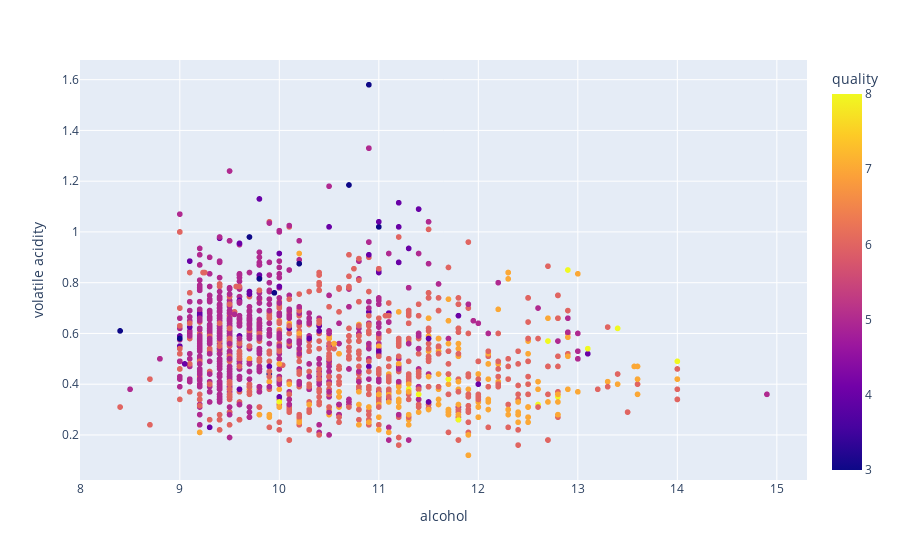

Notebook source saved alongside this figure:
### Code cell
px.scatter(df,x = 'alcohol',y = 'volatile acidity' , color = 'quality')

### Figure 1 — Plotly figure (JSON) as saved in the notebook; plotly's stock layout.template omitted (floating-point values rounded to 4 significant figures; data arrays with more than 128 entries replaced by an {"elided": "..."} marker saying what was removed)
{"data": [{"hovertemplate": "alcohol=%{x}<br>volatile acidity=%{y}<br>quality=%{marker.color}<extra></extra>", "legendgroup": "", "marker": {"color": {"elided": "1599 int values"}, "coloraxis": "coloraxis", "symbol": "circle"}, "mode": "markers", "name": "", "showlegend": false, "type": "scattergl", "x": {"elided": "1599 float values"}, "xaxis": "x", "y": {"elided": "1599 float values"}, "yaxis": "y"}], "layout": {"coloraxis": {"colorbar": {"title": {"text": "quality"}}, "colorscale": [[0.0, "#0d0887"], [0.1111, "#46039f"], [0.2222, "#7201a8"], [0.3333, "#9c179e"], [0.4444, "#bd3786"], [0.5556, "#d8576b"], [0.6667, "#ed7953"], [0.7778, "#fb9f3a"], [0.8889, "#fdca26"], [1.0, "#f0f921"]]}, "legend": {"tracegroupgap": 0}, "margin": {"t": 60}, "xaxis": {"anchor": "y", "domain": [0.0, 1.0], "title": {"text": "alcohol"}}, "yaxis": {"anchor": "x", "domain": [0.0, 1.0], "title": {"text": "volatile acidity"}}}}
